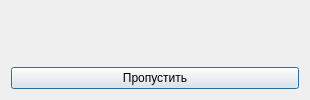
<?xml version="1.0" encoding="UTF-8"?>
<ui version="4.0">
 <class>BreakNotification</class>
 <widget class="QDialog" name="BreakNotification">
  <property name="geometry">
   <rect>
    <x>0</x>
    <y>0</y>
    <width>310</width>
    <height>100</height>
   </rect>
  </property>
  <property name="minimumSize">
   <size>
    <width>310</width>
    <height>100</height>
   </size>
  </property>
  <property name="maximumSize">
   <size>
    <width>310</width>
    <height>100</height>
   </size>
  </property>
  <property name="windowTitle">
   <string>Внимание!</string>
  </property>
  <layout class="QVBoxLayout" name="verticalLayout">
   <item>
    <layout class="QVBoxLayout" name="verticalLayout_2">
     <item>
      <widget class="QLabel" name="message">
       <property name="acceptDrops">
        <bool>true</bool>
       </property>
       <property name="text">
        <string/>
       </property>
      </widget>
     </item>
     <item>
      <widget class="QPushButton" name="skip_btn">
       <property name="text">
        <string>Пропустить</string>
       </property>
      </widget>
     </item>
    </layout>
   </item>
  </layout>
 </widget>
 <resources/>
 <connections/>
</ui>
